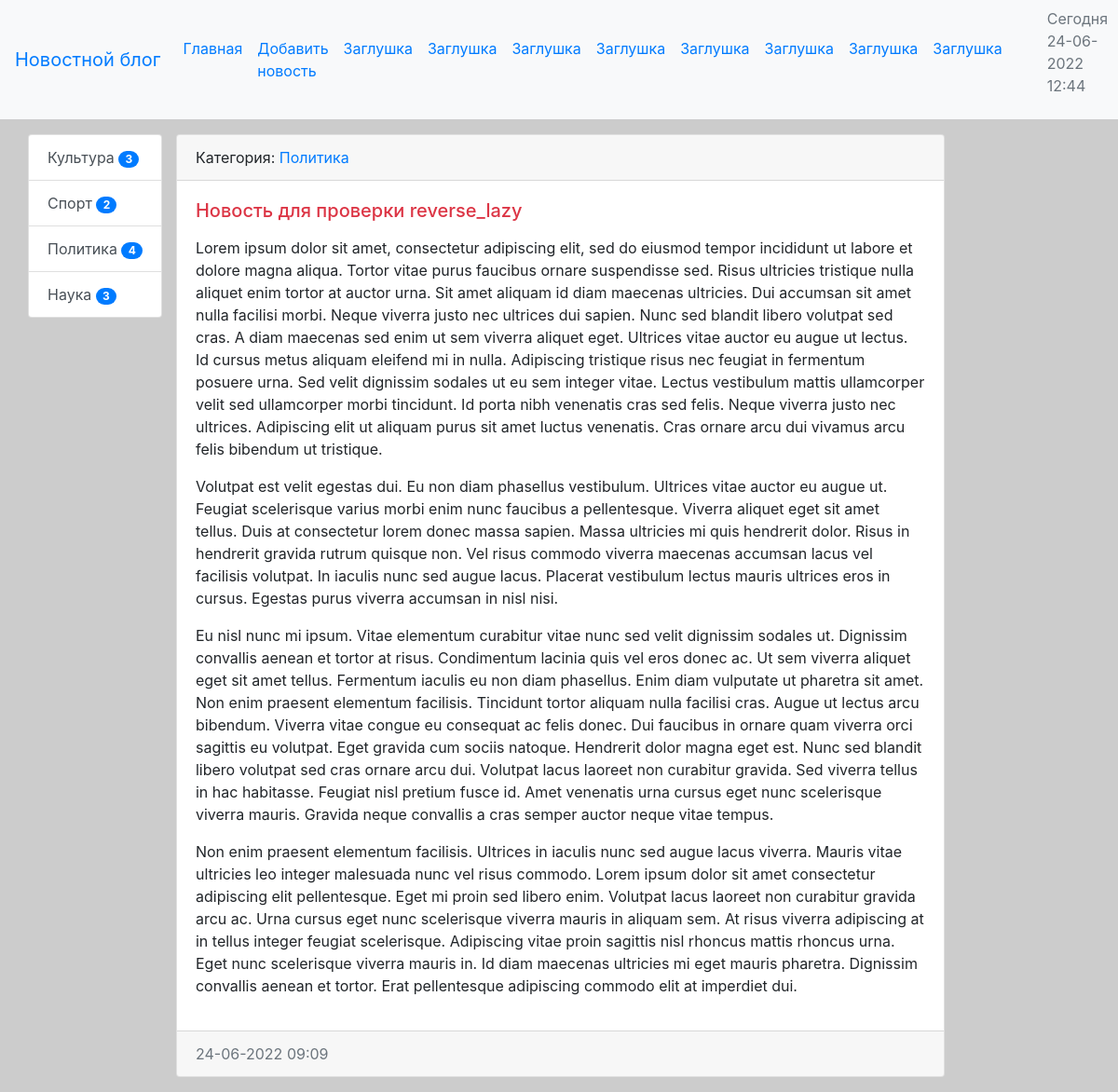
Page /news/20/ on the committed database.
### news/models.py (models this page shows, shortened)
class Category(models.Model): #Таблица категорий(первичная таблица)
    title = models.CharField(max_length=150, db_index=True, verbose_name='Заголовок') #db_index - индексация поля, ускорение поиска
    def get_absolute_url(self): #метод, указывающий на конкретную категорию для построения ссылки
        return reverse('category', kwargs={"category_id": self.pk}) #передаем в reverse имя маршрута и параметр для его построения
    def __str__(self): #строковое представление объекта для красивого отображения на странице
        return self.title
    class Meta: #подкласс для мета-описания таблицы
        verbose_name = 'Категория' #именование таблицы в единственном числе
        verbose_name_plural = 'Категории' #именование таблицы во множественном числе
        ordering = ['title'] #сортировка записей в таблице

class News(models.Model): #таблица для новостей(вторичная таблица)
    title = models.CharField(max_length=150, verbose_name = 'Заголовок') #заголовок новости
    content = models.TextField(blank=True, verbose_name = 'Текст') #текст новости
    created_date = models.DateTimeField(auto_now_add=True, verbose_name = 'Время публикации') #дата и время создания
    updated_date = models.DateTimeField(auto_now=True, verbose_name = 'Время редактирования') #дата и время изменения
    photo = models.ImageField(upload_to='photos/%Y/%m/%d', blank=True, verbose_name = 'Фото') #изображение новости
    is_published = models.BooleanField(default=True, verbose_name = 'Публикация') #опубликована ли запись
    category = models.ForeignKey(Category, on_delete=models.PROTECT, null=True, verbose_name='Категория') #foreign key для связи таблиц News и Category(ссылка на таблицу для связи, защита от удаления связанных данных, ...)
    views_count = models.IntegerField(default=0) #кол-во просмотров (для агрегатных функций)
    class Meta: #подкласс для мета-описания таблицы
        verbose_name = 'Новость' #именование таблицы в единственном числе
        verbose_name_plural = 'Новости' # именование таблицы во множественном числе
        ordering = ['-created_date'] #сортировка записей в таблице

### news/views.py (the view)
# urls.py: path('news/<int:pk>/', ViewNews.as_view(), name='view_news'), #страница просмотра новости
class ViewNews(DetailView): #класс для страницы просмотра новости
    model = News #получаем все данные из таблицы News
    context_object_name = 'news_item'

### news/templatetags/news_tags.py (called while the page is built)
@register.inclusion_tag('news/list_categories.html')
def show_categories(): #inclusion тег
    categories = Category.objects.annotate(cnt=Count('news')).filter(cnt__gt=0)
    return {"categories": categories}

### news/templates/news/news_detail.html (shortened to what this page needs)
{% extends 'base.html' %}
{% block sidebar %}
{% include 'inc/_sidebar.html' %}
{% endblock %}
{% block content %}
<div class="card mb-3">
    <div class="card-header">
        Категория: <a href="{{ news_item.category.get_absolute_url }}">{{ news_item.category }}</a>
    </div>
    <div class="card-body">
                <h5 class="card-title {% cycle 'text-danger' 'text-success' %}">{{ news_item.title }}</h5>
                <p class="card-text">{{ news_item.content|safe|linebreaks }}</p>
    </div>
    <div class="card-footer text-muted">
        {{ news_item.created_date|date:"d-m-Y H:i" }}
    </div>
</div>
{% endblock %}

### news/templates/news/list_categories.html
<div class="list-group">
    {% for item in categories %}
    <a href="{{ item.get_absolute_url }}" class="list-group-item list-group-item-action">{{ item.title }}
    <span class="badge badge-primary badge-pill">{{ item.cnt }}</span> </a>
    {% endfor %}
</div>

### second/static/css/style.css (style rules this page uses)
body { background-color: #ccc; }

### rows in the picture
Category: title "Культура", cnt "3"
Category: title "Спорт", cnt "2"
Category: title "Политика", cnt "4"
Category: title "Наука", cnt "3"
News: category "Политика", title "Новость для проверки reverse_lazy", content "Lorem ipsum dolor sit amet, consectetur adipiscing elit, sed do eiusmod tempor incididunt ut labore et dolore magna aliqua. Tortor vitae purus faucibus ornare suspendisse sed. Risus ultricies tristique nulla aliquet enim tortor at auctor urna. Sit amet aliquam id diam maecenas ultricies. Dui accumsan sit amet nulla facilisi morbi. Neque viverra justo nec ultrices dui sapien. Nunc sed blandit libero volutpat sed cras. A diam maecenas sed enim ut sem viverra aliquet eget. Ultrices vitae auctor eu augue ut lectus. Id cursus metus aliquam eleifend mi in nulla. Adipiscing tristique risus nec feugiat in fermentum posuere urna. Sed velit dignissim sodales ut eu sem integer vitae. Lectus vestibulum…", created_date "24-06-2022 09:09"
